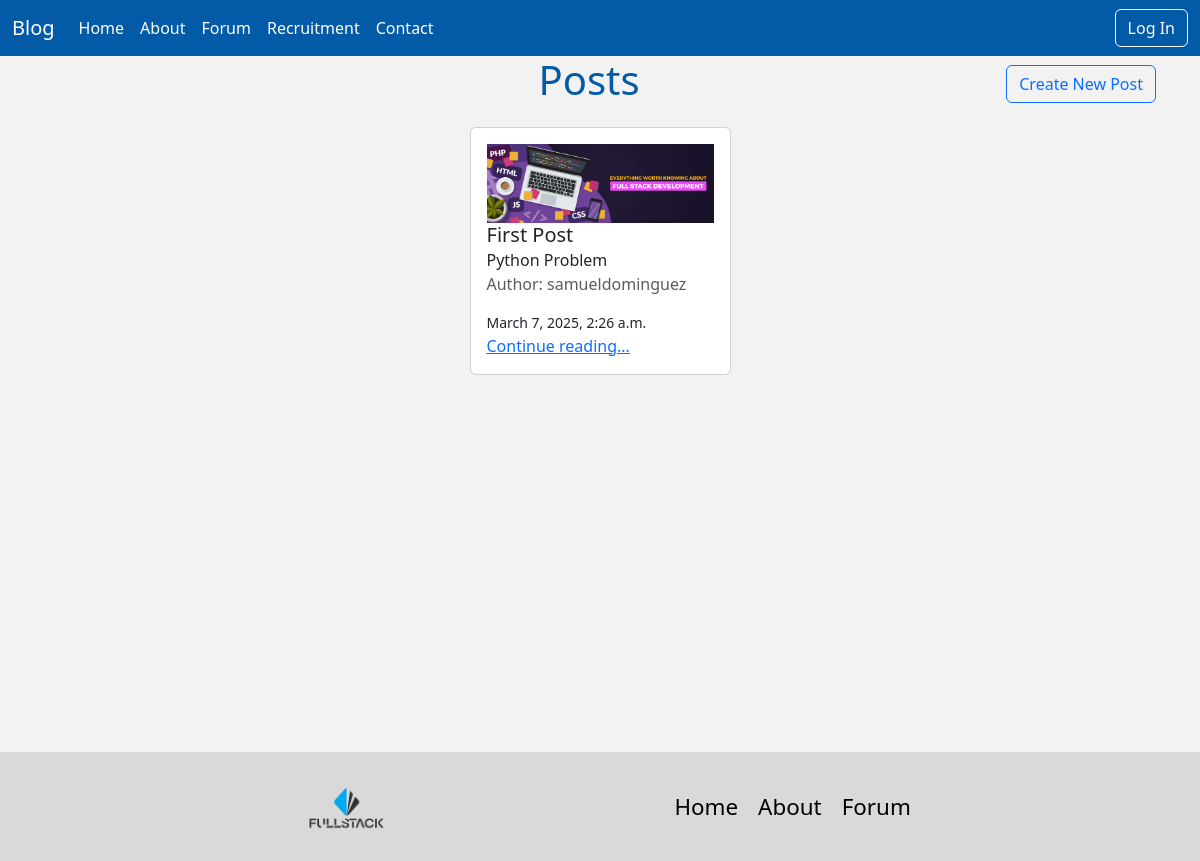
/posts/, run on an earlier commit of the app's database.
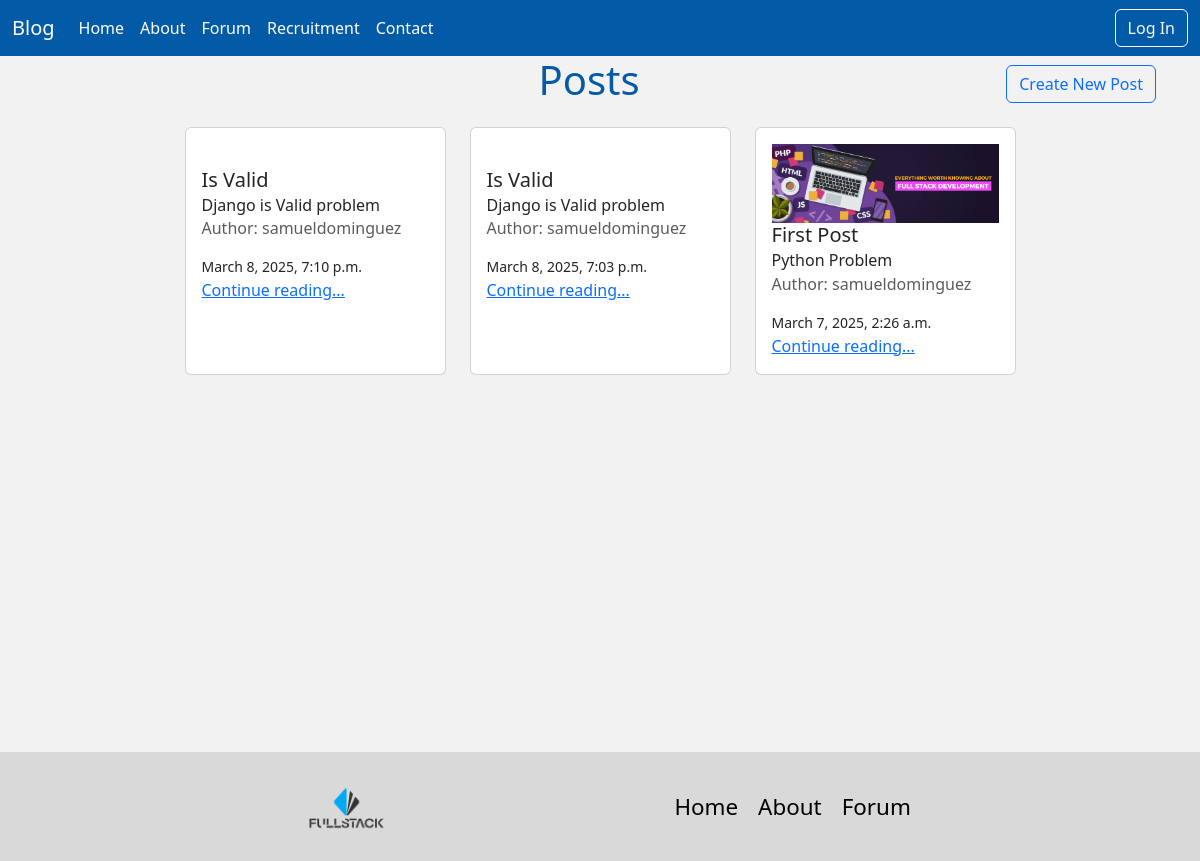
And on a later commit of the database.
### posts/models.py (models this page shows, shortened)
class Post(models.Model):
    title=models.CharField(max_length=128)
    subtitle=models.CharField(max_length=256)
    author=models.ForeignKey(
        get_user_model(),
        on_delete=models.CASCADE
    )
    body=models.TextField()
    image=models.ImageField(upload_to="upload/", blank=True, null=True)
    created_on=models.DateTimeField(auto_now_add=True)
    status=models.ForeignKey(
        Status,
        null=True,
        default=None,
        on_delete=models.CASCADE
    )

### posts/views.py (the view)
# urls.py: path('', PostListView.as_view(), name="post_list"),
class PostListView(ListView):
    template_name="posts/list.html"
    model=Post
    def get_context_data(self, **kwargs):
        context=super().get_context_data(**kwargs)
        all_posts=Post.objects.all()
        context["post_list"]=all_posts.order_by("created_on").reverse()
        return context

### templates/posts/list.html (shortened to what this page needs)
{% extends 'base.html' %}
{% load static %}
{% block css %}
    <link rel="stylesheet" href="{% static 'css/post_list.css' %}">
{% endblock %}
{% block content %}
<div class="post-list">
    <div class="header">
        <h1>Posts</h1>
        <a class="btn btn-outline-primary" href="{% url 'post_create' %}">Create New Post</a>
    </div>
    <div class="container">
        <div class="row" style="display: flex; justify-content: center;">
            {% for item in post_list %}
            <div class="col-md-3 col-sm-6" style="display: flex; justify-content: center;">
                <div class="card" style="width: 18rem; margin-top: 15px;">
                    <div class="card-body">
                        {% if item.image %}
                        <img style="max-width: 100%;" src="{{ item.image.url }}" alt="">
                        {% else %}
                        <img style="max-width: 100%;" src="{% static 'images/default.jpg' %}" alt="">
                        {% endif %}
                        <h5 class="card-title">{{item.title}}</h5>
                        <h6 class="card-subtitle mb-2 text-body-secondarydy">{{item.subtitle}}</h6>
                        <h6 class="card-subtitle mb-2 text-body-secondary">Author: {{item.author}}</h6>
                        <small>{{item.created_on}}</small><br/>
                        <a href="{% url 'post_detail' item.id %}" class="card-link">Continue reading...</a>
                    </div>
                </div>
            </div>
            {% endfor %}
        </div>
    </div>
</div>
{% endblock %}

### templates/base.html (shortened to what this page needs)
{% load static %}
<!DOCTYPE html>
<html lang="en">
<head>
    <link href="https://cdn.jsdelivr.net/npm/bootstrap@5.3.3/dist/css/bootstrap.min.css" rel="stylesheet">
     <link rel="stylesheet" href="{% static 'css/base.css' %}">
     <link rel="stylesheet" href="{% static 'css/navbar.css' %}">
     {% block css %}{% endblock %}
</head>
<body>
    {% include 'navbar.html' %}
    <main class="container-fluid">
        {% block content %}{% endblock %}
    </main>
    {% include 'footer.html' %}
</body>
</html>

### templates/navbar.html (shortened to what this page needs)
<nav class="navbar navbar-expand-lg bg-body-tertiary">
  <div class="container-fluid">
    <a class="navbar-brand" href="{% url 'home' %}">Blog</a>
    <div class="collapse navbar-collapse" id="navbarNav">
      <ul class="navbar-nav me-auto">
        <li class="nav-item">
          <a class="nav-link active" aria-current="page" href="{% url 'home' %}">Home</a>
        </li>
        <li class="nav-item">
          <a class="nav-link" href="{% url 'about' %}">About</a>
        </li>
        <li class="nav-item">
          <a class="nav-link" href="{% url 'post_list' %}">Forum</a>
        </li>
        <li>
          <a class="nav-link" href="{% url 'profile_list' %}">Recruitment</a>
        </li>
        <li>
          <a class="nav-link" href="{% url 'contact' %}">Contact</a>
        </li>
      </ul>
      <div class="d-flex" role="search">
        {% if user.is_authenticated %}
            <span class="btn btn-outline-light">{{user.username}}</span>
            <form method="POST" action="{% url 'logout' %}">
              {% csrf_token %}
              <button class="btn btn-outline-light" type="submit">Log Out</button>
            </form>
        {% else %}
        <ul class="navbar-nav me-auto">
          <li class="nav-item">
            <a class="btn btn-outline-light" href="{% url 'login' %}">Log In</a>
          </li>
        </ul>
        {% endif %}
      </div>
    </div>
  </div>
</nav>

### templates/footer.html
{% load static %}
{% block css %}
    <link rel="stylesheet" href="{% static 'css/footer.css' %}">
{% endblock %}
<footer>
    <div class="footer">
        <img src="{% static 'img/Logo Blog.png' %}" alt="">
        <nav class="navbar-nav footer-links footer-navbar">
            <a class="nav-link active footer-link" aria-current="page" href="{% url 'home' %}">Home</a>
            <a class="nav-link footer-link" href="{% url 'about' %}">About</a>
            <a class="nav-link footer-link" href="{% url 'post_list' %}">Forum</a>
        </nav>
    </div>
</footer>

### static/css/base.css (style rules this page uses)
:root { --primary-color:#035AA6; --secondary-color:#023059; --neutral-color:#F2F2F2; --background-color:#2173A6; --surface-color:#4AB0D9; --best-color: darkcyan; --lobster-font:"Playfair Display", "serif"; --sans-font:"", ""; }
html, body { padding: 0; margin: 0; min-height: 100dvh; }
body { background-color: #F2F2F2; }
footer { background-color: #D9D9D9; color: white; padding: 12px 0 12px 0; text-align: center; }
main { min-height: calc(100dvh - 104px); }

### static/css/navbar.css (style rules this page uses)
.navbar { background-color: var(--primary-color) !important; color: white !important; }
.navbar-brand, .nav-link { color: white !important; }

### static/css/post_list.css (style rules this page uses)
.post-list .header { display: flex; align-items: center; }
.post-list .header h1 { flex: 1; text-align: center; color: var(--primary-color); margin-left: 160px; }
.post-list .header a { margin-right: 2rem; }
.post-list img { width: 100%; }
.post-list .card { width: 18rem; margin-top: 15px; }

### static/css/footer.css (style rules this page uses)
footer { width: 100%; }
.footer img { width: 10%; height: auto; }
.footer { display: flex; flex-direction: row; align-items: center !important; justify-content: space-evenly !important; padding: 10px 20px; font-size: 1.4rem; }
.footer-link { color: black !important; gap: 20px !important; }
.footer-navbar { gap: 20px; flex-direction: row; }

What changed in the data, as far as the page shows it:
added Post: title "Is Valid", subtitle "Django is Valid problem", author "samueldominguez", created_on "March 8, 2025, 7:10 p.m."
added Post: title "Is Valid", subtitle "Django is Valid problem", author "samueldominguez", created_on "March 8, 2025, 7:03 p.m."
